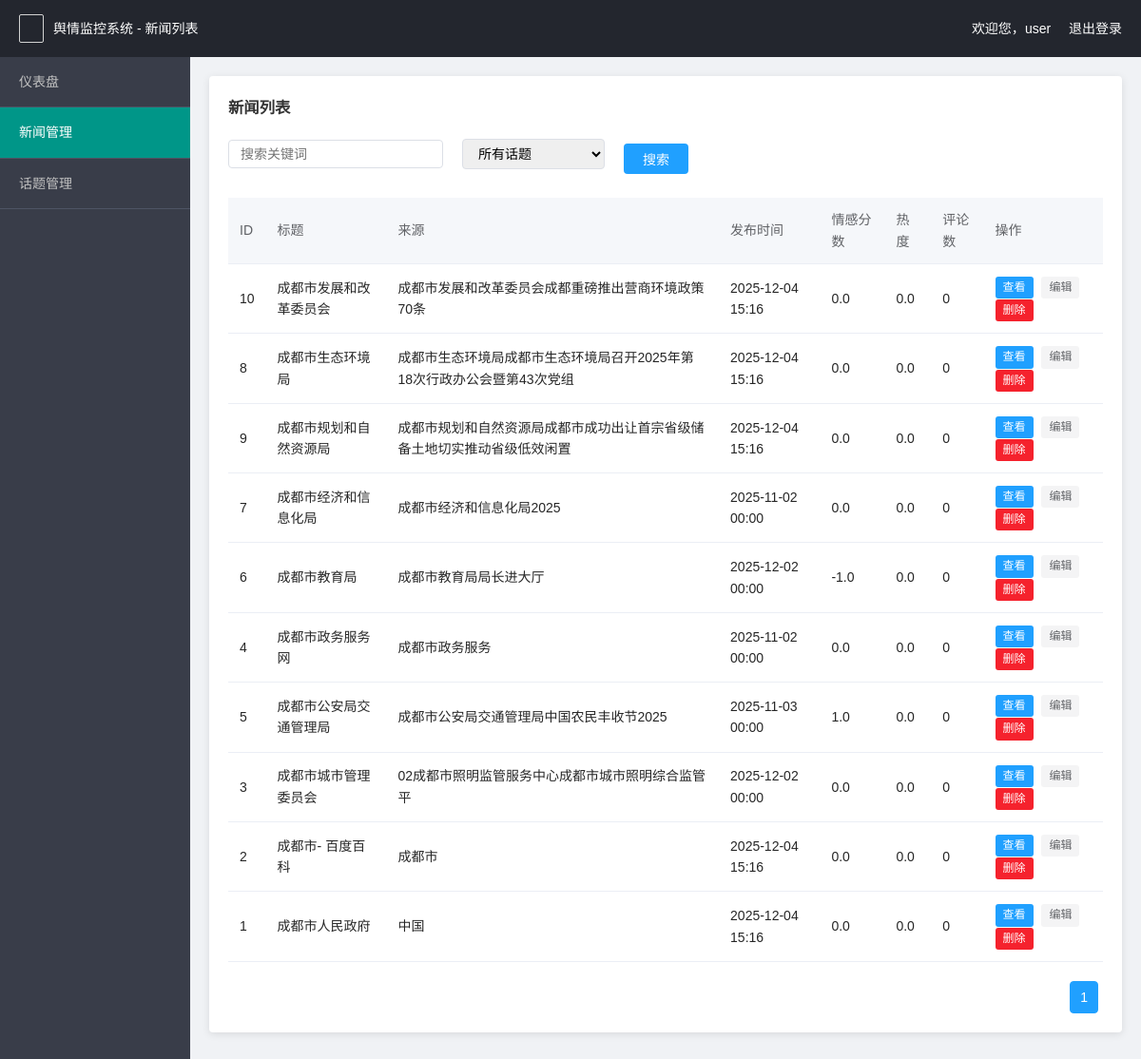
The page /news (signed in) on the database its author committed.
### app/models.py (models this page shows, shortened)
class User(UserMixin, db.Model):
    id = db.Column(db.Integer, primary_key=True)
    username = db.Column(db.String(64), unique=True, nullable=False, index=True)
    email = db.Column(db.String(120), unique=True, index=True)
    password_hash = db.Column(db.String(128))
    role_id = db.Column(db.Integer, db.ForeignKey('role.id'))
    created_at = db.Column(db.DateTime, default=datetime.utcnow)
    last_login = db.Column(db.DateTime)
    is_active = db.Column(db.Boolean, default=True)
    comments = db.relationship('Comment', backref='author', lazy='dynamic')
    @property
    def password(self):
        raise AttributeError('password is not a readable attribute')
    def has_role(self, role_name):
        if self.role:
            return self.role.name == role_name
        return False

class News(db.Model):
    id = db.Column(db.Integer, primary_key=True)
    title = db.Column(db.String(256), nullable=False)
    content = db.Column(db.Text)
    source = db.Column(db.String(128))
    url = db.Column(db.String(512))
    cover = db.Column(db.String(512))  # 封面图片URL
    publish_time = db.Column(db.DateTime)
    crawl_time = db.Column(db.DateTime, default=datetime.utcnow)
    sentiment_score = db.Column(db.Float, default=0.0)
    heat_score = db.Column(db.Float, default=0.0)
    comments_count = db.Column(db.Integer, default=0)
    views_count = db.Column(db.Integer, default=0)
    is_processed = db.Column(db.Boolean, default=False)
    topics = db.relationship('Topic', secondary=news_topics, lazy='dynamic',
                           backref=db.backref('news_list', lazy='dynamic'))
    comments = db.relationship('Comment', backref='news', lazy='dynamic')

### app/main/routes.py (the view)
@bp.route('/news')
@login_required
def news_list():
    page = request.args.get('page', 1, type=int)
    per_page = 10
    pagination = News.query.order_by(News.crawl_time.desc()).paginate(
        page=page, per_page=per_page, error_out=False)
    news_items = pagination.items
    return render_template('news_list.html',
                         pagination=pagination,
                         news_items=news_items)

### app/__init__.py (called while the page is built)
def create_app(config_name=None):
    app = Flask(__name__, instance_relative_config=True)
    app.config['SECRET_KEY'] = os.getenv('SECRET_KEY', 'dev_key_change_in_production')
    app.config['SQLALCHEMY_DATABASE_URI'] = os.getenv('DATABASE_URL', 'sqlite:///app.db')
    app.config['SQLALCHEMY_TRACK_MODIFICATIONS'] = False
    app.config['APP_NAME'] = os.getenv('APP_NAME', '舆情系统')
    app.config['APP_VERSION'] = os.getenv('APP_VERSION', '1.0.0')
    db.init_app(app)
    migrate.init_app(app, db)
    login_manager.init_app(app)
    from app.main import bp as main_bp
    app.register_blueprint(main_bp)
    from app.models import User, Role, News, Topic, Comment, SystemSetting, Monitor
    @login_manager.user_loader
    def load_user(user_id):
        return User.query.get(int(user_id))
    return app

### templates/news_list.html (shortened to what this page needs)
<!DOCTYPE html>
<html lang="zh-CN">
<head>
    <link rel="stylesheet" href="{{ url_for('static', filename='layui/css/layui.css') }}">
</head>
<body>
    <div class="header">
        <div style="display: flex; align-items: center;">
            <button class="layui-btn layui-btn-primary layui-btn-sm" id="menu-toggle" style="margin-right: 10px;">
                <i class="layui-icon layui-icon-menu"></i>
            </button>
            舆情监控系统 - 新闻列表
        </div>
        <div class="user-info">
            <span>欢迎您，{{ current_user.username }}</span>
            <a href="{{ url_for('main.logout') }}" style="margin-left: 15px; color: white; text-decoration: none;">退出登录</a>
        </div>
    </div>
    <div class="container">
        <div class="sidebar">
            <ul>
                <li><a href="{{ url_for('main.dashboard') }}">仪表盘</a></li>
                <li><a href="{{ url_for('main.news_list') }}" class="active">新闻管理</a></li>
                <li><a href="{{ url_for('main.topic_list') }}">话题管理</a></li>
            </ul>
        </div>
        <div class="content">
        <div class="panel">
            <div class="panel-header">
                <h3>新闻列表</h3>
            </div>
            <div class="search-bar">
                <form class="search-form" method="get">
                    <div class="form-group">
                        <input type="text" name="keyword" placeholder="搜索关键词" style="width: 200px;">
                    </div>
                    <div class="form-group">
                        <select name="topic" style="width: 150px;">
                            <option value="">所有话题</option>
                        </select>
                    </div>
                    <button type="submit" class="btn btn-primary">搜索</button>
                </form>
            </div>
            <div class="table-container">
                <table>
                    <thead>
                        <tr>
                            <th>ID</th>
                            <th>标题</th>
                            <th>来源</th>
                            <th>发布时间</th>
                            <th>情感分数</th>
                            <th>热度</th>
                            <th>评论数</th>
                            <th>操作</th>
                        </tr>
                    </thead>
                    <tbody>
                        {% for news in news_items %}
                        <tr>
                            <td>{{ news.id }}</td>
                            <td>{{ news.title }}</td>
                            <td>{{ news.source }}</td>
                            <td>{{ news.publish_time.strftime('%Y-%m-%d %H:%M') if news.publish_time else '未知' }}</td>
                            <td>{{ news.sentiment_score }}</td>
                            <td>{{ news.heat_score }}</td>
                            <td>{{ news.comments_count }}</td>
                            <td class="action-buttons">
                                <a href="#" class="action-view" onclick="viewNews({{ news.id }})">查看</a>
                                <a href="#" class="action-edit" onclick="editNews({{ news.id }})">编辑</a>
                                <a href="#" class="action-delete" onclick="deleteNews({{ news.id }})">删除</a>
                            </td>
                        </tr>
                        {% else %}
                        <tr>
                            <td colspan="8" style="text-align: center; padding: 20px;">暂无数据</td>
                        </tr>
                        {% endfor %}
                    </tbody>
                </table>
            </div>
            <div class="pagination">
                {% for page_num in pagination.iter_pages(left_edge=1, right_edge=1, left_current=2, right_current=2) %}
                    {% if page_num %}
                        {% if page_num == pagination.page %}
                        <a href="{{ url_for('main.news_list', page=page_num) }}" class="active">{{ page_num }}</a>
                        {% else %}
                        <a href="{{ url_for('main.news_list', page=page_num) }}">{{ page_num }}</a>
                        {% endif %}
                    {% else %}
                    <span>...</span>
                    {% endif %}
                {% endfor %}
            </div>
        </div>
        </div>
    </div>
</body>
</html>

### rows shown on the page
User: username "user"
News: id "10", title "成都市发展和改革委员会", source "成都市发展和改革委员会成都重磅推出营商环境政策70条", publish_time "2025-12-04 15:16", sentiment_score "0.0", heat_score "0.0", comments_count "0"
News: id "8", title "成都市生态环境局", source "成都市生态环境局成都市生态环境局召开2025年第18次行政办公会暨第43次党组", publish_time "2025-12-04 15:16", sentiment_score "0.0", heat_score "0.0", comments_count "0"
News: id "9", title "成都市规划和自然资源局", source "成都市规划和自然资源局成都市成功出让首宗省级储备土地切实推动省级低效闲置", publish_time "2025-12-04 15:16", sentiment_score "0.0", heat_score "0.0", comments_count "0"
News: id "7", title "成都市经济和信息化局", source "成都市经济和信息化局2025", publish_time "2025-11-02 00:00", sentiment_score "0.0", heat_score "0.0", comments_count "0"
News: id "6", title "成都市教育局", source "成都市教育局局长进大厅", publish_time "2025-12-02 00:00", sentiment_score "-1.0", heat_score "0.0", comments_count "0"
News: id "4", title "成都市政务服务网", source "成都市政务服务", publish_time "2025-11-02 00:00", sentiment_score "0.0", heat_score "0.0", comments_count "0"
News: id "5", title "成都市公安局交通管理局", source "成都市公安局交通管理局中国农民丰收节2025", publish_time "2025-11-03 00:00", sentiment_score "1.0", heat_score "0.0", comments_count "0"
News: id "3", title "成都市城市管理委员会", source "02成都市照明监管服务中心成都市城市照明综合监管平", publish_time "2025-12-02 00:00", sentiment_score "0.0", heat_score "0.0", comments_count "0"
News: id "2", title "成都市- 百度百科", source "成都市", publish_time "2025-12-04 15:16", sentiment_score "0.0", heat_score "0.0", comments_count "0"
News: id "1", title "成都市人民政府", source "中国", publish_time "2025-12-04 15:16", sentiment_score "0.0", heat_score "0.0", comments_count "0"

### other values the page prints
{{ page_num }} "1"
